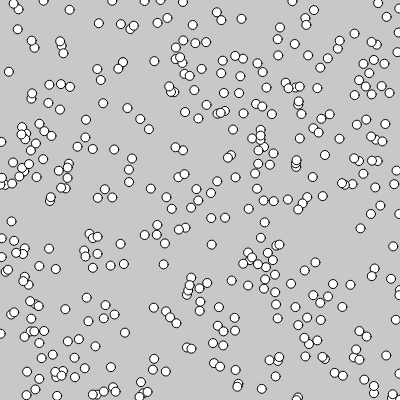
Frame 1 (no input)
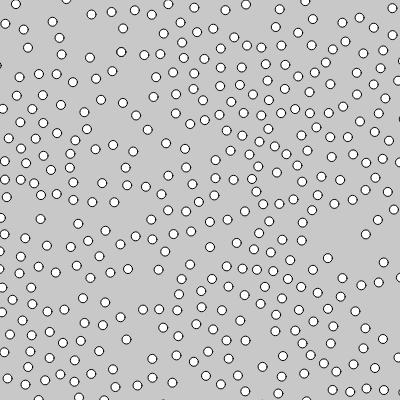
Frame 60 (no input)
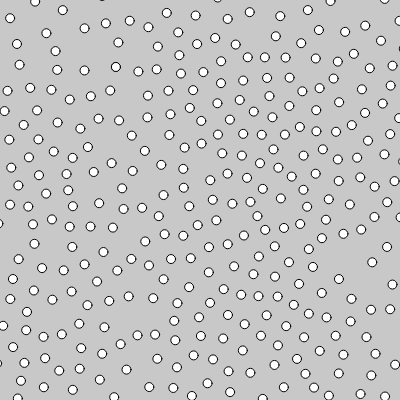
Frame 120 (the mouse pressed at the canvas centre since frame 60)

The p5.js sketch that drew these frames (run headless with seeded random() and noise() and a simulated clock; from frame 60 on, the mouse is pressed at the canvas centre):

// p5.js sketch
// ── sketch.js
function particleUpdate() {
    if (this.bFixed == false) {
        this.vx *= this.damping;
        this.vy *= this.damping;
  
        this.limitVelocities();
        this.handleBoundaries();
        this.px += this.vx;
        this.py += this.vy;
    }
}


// Prevent particle velocity from exceeding maxSpeed
function particleLimitVelocities() {
    if (this.bLimitVelocities) {
        var speed = sqrt(this.vx * this.vx + this.vy * this.vy);
        var maxSpeed = 10;
        if (speed > maxSpeed) {
            this.vx *= maxSpeed / speed;
            this.vy *= maxSpeed / speed;
        }
    }
}


// do boundary processing if enabled
function particleHandleBoundaries() {
    if (this.bPeriodicBoundaries) {
        if (this.px > width) this.px -= width;
        if (this.px < 0) this.px += width;
        if (this.py > height) this.py -= height;
        if (this.py < 0) this.py += height;
    } else if (this.bHardBoundaries) {
        if (this.px >= width) {
            this.vx = -abs(this.vx);
        }
        if (this.px <= 0) {
            this.vx = abs(this.vx);
        }
        if (this.py >= height) {
            this.vy = -abs(this.vy);
        }
        if (this.py <= 0) {
            this.vy = abs(this.vy);
        }
    }
}


// draw the particle as a white circle
function particleDraw() {
    fill(255);
    ellipse(this.px, this.py, 9, 9);
}


// add a force to the particle using F = mA
function particleAddForce(fx, fy) {
    var ax = fx / this.mass;
    var ay = fy / this.mass;
    this.vx += ax;
    this.vy += ay;
}


// make a new particle
function makeParticle(x, y, dx, dy) {
    var p = {px: x, py: y, vx: dx, vy: dy,
             mass: 1.0, damping: 0.9,
             bFixed: false,
             bLimitVelocities: false,
             bPeriodicBoundaries: false,
             bHardBoundaries: false,
             addForce: particleAddForce,
             update: particleUpdate,
             limitVelocities: particleLimitVelocities,
             handleBoundaries: particleHandleBoundaries,
             draw: particleDraw
            }
    return p;
}
  
  
// ========== THE MAIN PROGRAM ============
// Mutual repulsion, with optional gravity

var myParticles = [];
var nParticles = 400; 
 
 
function setup() {
    createCanvas(400, 400);
 
    for (var i = 0; i < nParticles; i++) {
        var rx = random(width);
        var ry = random(height);
        myParticles[i] = makeParticle(rx, ry, 0, 0);
    }
}
 
 
function keyPressed() {
    for (var i = 0; i < myParticles.length; i++) {
        myParticles[i].px = random(width);
        myParticles[i].py = random(height);
    }
}

 
function draw() {
    background(200);
 
    var gravityForcex = 0;
    var gravityForcey = 0.05;
    var mutualRepulsionAmount = 2.5;
 
 
    for (var i = 0; i < myParticles.length; i++) {
        var ithParticle = myParticles[i];
        var px = ithParticle.px;
        var py = ithParticle.py;
 
        if (mouseIsPressed) {
            ithParticle.addForce(gravityForcex, gravityForcey);
        }
 
        for (var j = 0; j < i; j++) {
            var jthParticle = myParticles[j];
            var qx = jthParticle.px;
            var qy = jthParticle.py;
 
            var dx = px - qx;
            var dy = py - qy;
            var dh = sqrt(dx * dx + dy * dy);

            if (dh > 1.0) {
                var componentInX = dx / dh;
                var componentInY = dy / dh;
                var proportionToDistanceSquared = 1.0 / (dh * dh);
                var repulsionForcex = mutualRepulsionAmount *
                    componentInX * proportionToDistanceSquared;
                var repulsionForcey = mutualRepulsionAmount *
                    componentInY * proportionToDistanceSquared;
                // add in forces
                ithParticle.addForce( repulsionForcex,  repulsionForcey);
                jthParticle.addForce(-repulsionForcex, -repulsionForcey);
            }
        }
    }
 
    for (var i = 0; i < myParticles.length; i++) {
        myParticles[i].bPeriodicBoundaries = false;
        myParticles[i].bElasticBoundaries = true;
        myParticles[i].update(); // update all locations
    }
 
    for (var i = 0; i < myParticles.length; i++) {
        myParticles[i].draw(); // draw all particles
    }
}
